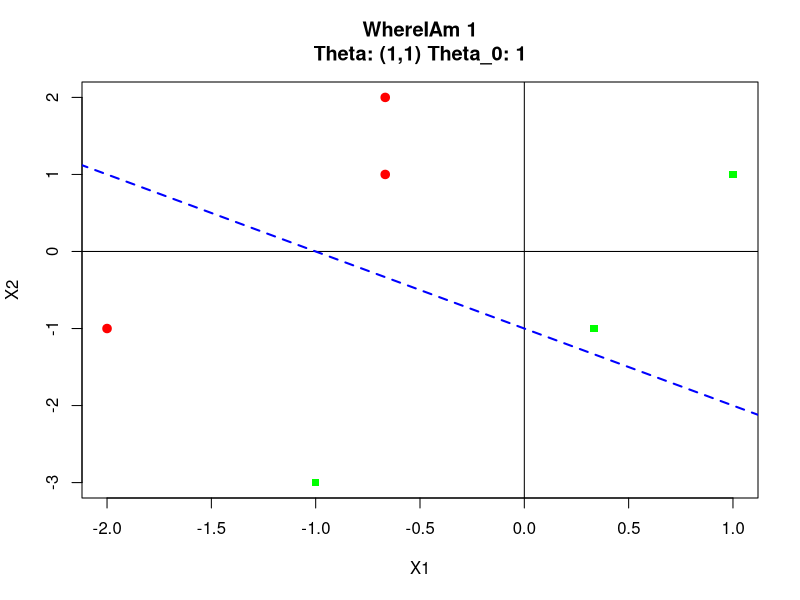
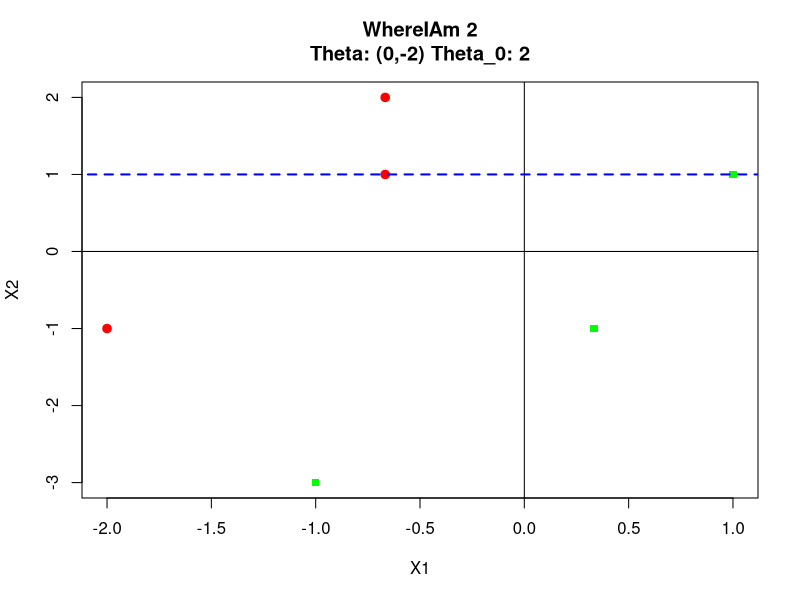
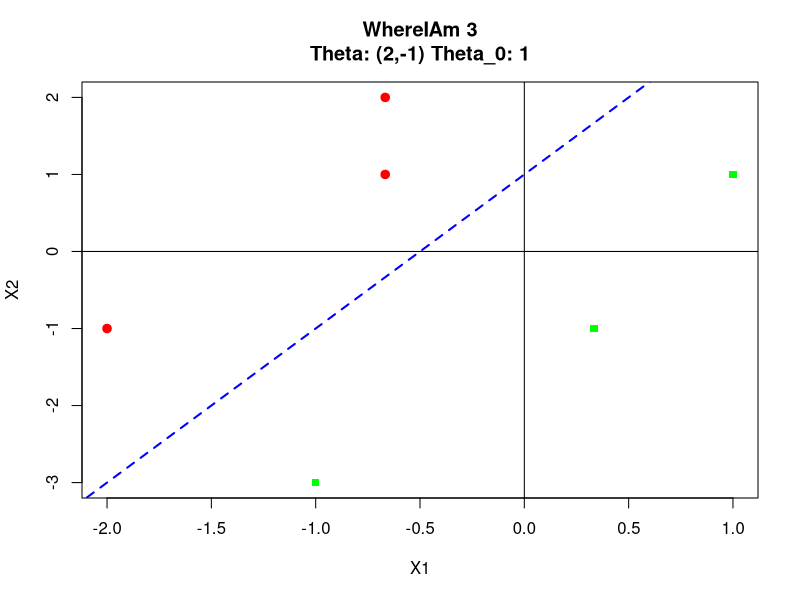

Source code (R) for these figures, in order:
## The Perceptron Algorithm 1.1
## xMIT - 6.86x
## Lecture 2. Linear Classifier and Perceptron - The Perceptron Algorithm
# [redacted]


## Features
Data = data.frame()
Data = rbind(Data, c(1,1))
Data = rbind(Data, c(1/3,-1))
Data = rbind(Data, c(-1,-3))
Data = rbind(Data, c(-2,-1))
Data = rbind(Data, c(-2/3,1))
Data = rbind(Data, c(-2/3,2))

## Labels
Y1 = c(1,1,1,-1,-1,-1)

## 
FuncaoXX = function(theta,theta_0,x)
{
  Num = -(theta[1]*x)-theta_0
  Den = theta[2]
  return(Num/Den)
}

Points = c(-10,10) ##plot propuses
ChangesThetaIDid = 0

theta = as.vector(rep(0,length.out=dim(Data)[2]))
theta_0 = 0
thetas = data.frame()

for(t in 1:30)
{
  for(i in 1:dim(Data)[1])
  {
    if(as.numeric(Y1[i]*(t(as.matrix(theta)) %*% 
                         as.numeric(Data[i,]))+theta_0)<=0)
    {
      theta = theta + Y1[i]*as.numeric(Data[i,])
      theta_0 = theta_0 + Y1[i]
      
      ## Plot features
      ChangesThetaIDid = ChangesThetaIDid + 1
      plot(Data, pch=ifelse(Y1==1,15,21), main=paste0("WhereIAm ", ChangesThetaIDid, 
                                                      "\nTheta: (",theta[1],",",theta[2],") Theta_0: ",theta_0),
           xlab="X1", ylab="X2",lwd=2, col=ifelse(Y1==1,"green","red"), 
           bg=ifelse(Y1==1,"green","red"))
      abline(h=0)
      abline(v=0)
      lines(x = Points, y = FuncaoXX(theta,theta_0,Points),col='blue',lty=2,lwd=2)
      
      thetas = rbind(thetas, theta)
    }
  }
}

print(thetas)